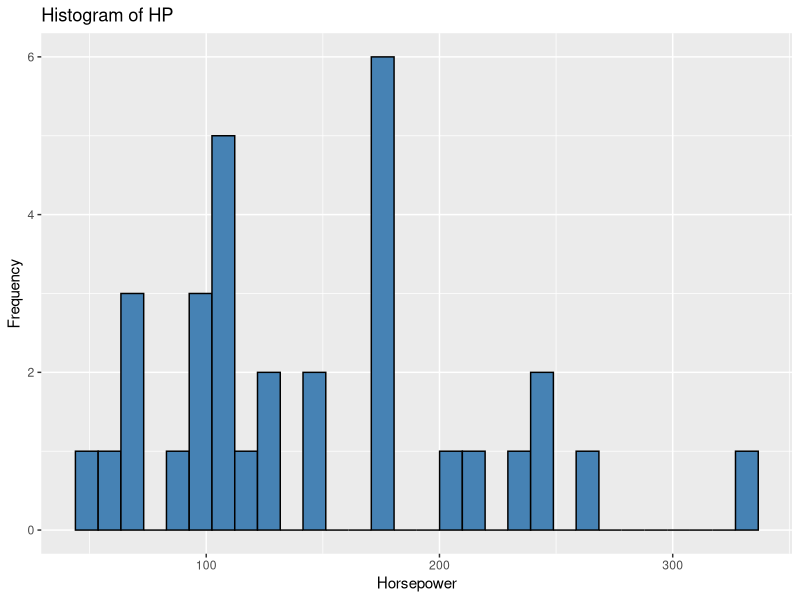
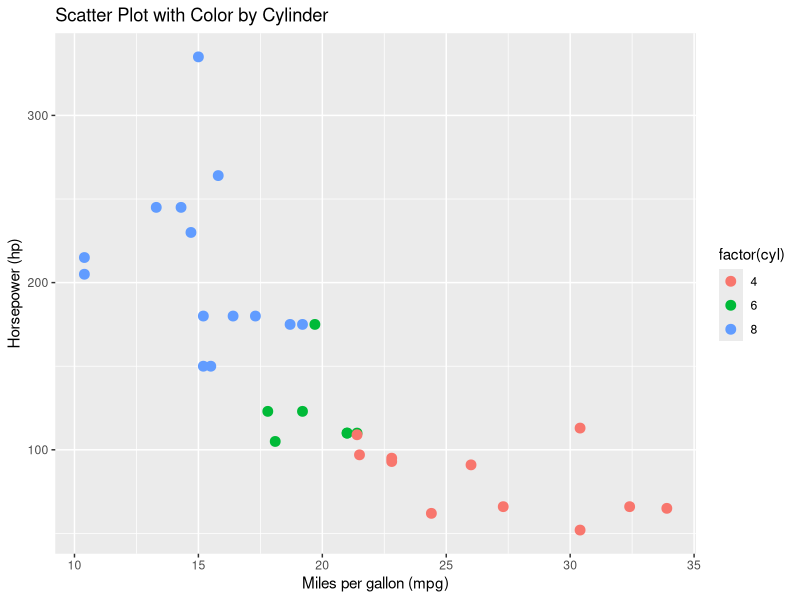
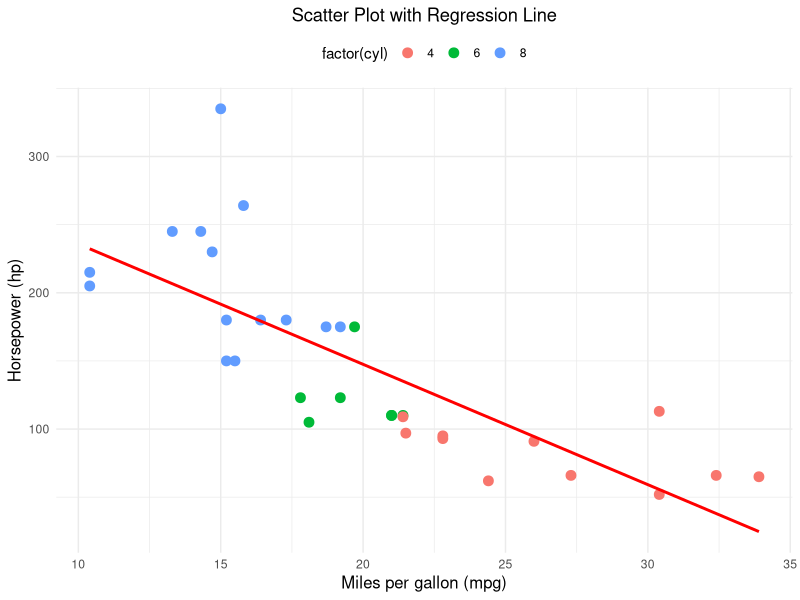
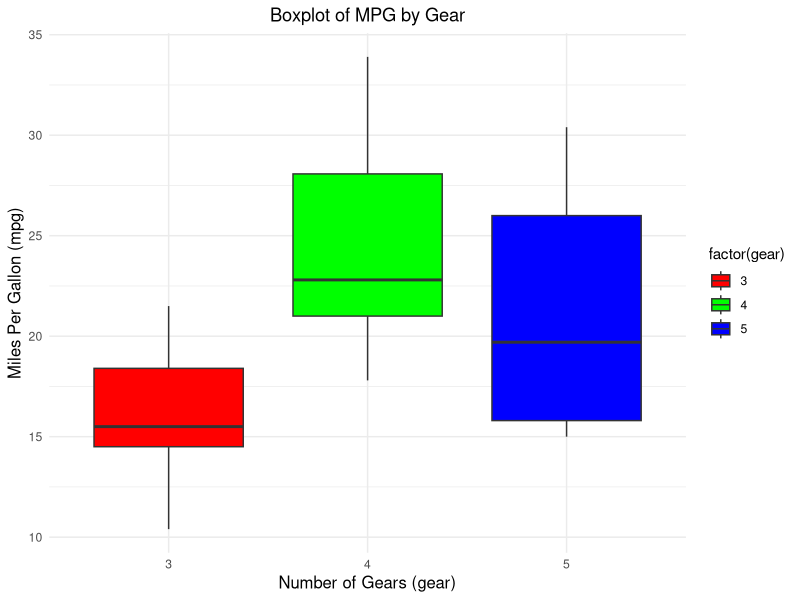
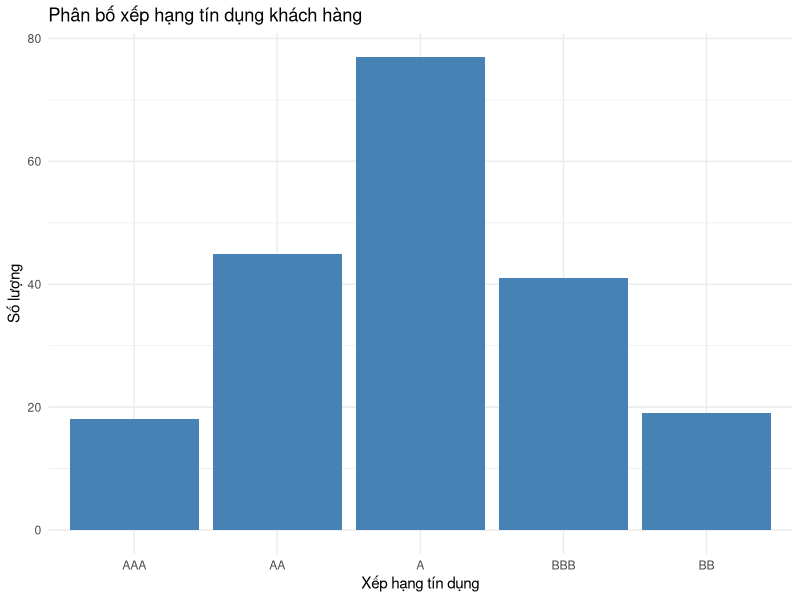

These charts were generated, in order, by the following R code:
library(ggplot2)
# 1.
ggplot(mtcars, aes(x = hp)) +
  geom_histogram(fill = "steelblue", color = "black") +
  labs(title = "Histogram of HP",
       x = "Horsepower",
       y = "Frequency")

# 2. 
ggplot(mtcars, aes(x = mpg, y = hp, color = factor(cyl))) +
  geom_point(size = 3) +
  labs(title = "Scatter Plot with Color by Cylinder",
       x = "Miles per gallon (mpg)",
       y = "Horsepower (hp)")

# 3. 
ggplot(mtcars, aes(x = mpg, y = hp, color = factor(cyl))) +
  geom_point(size = 3) +
  geom_smooth(method = "lm", se = FALSE, linetype = "solid", color = "red") +
  labs(title = "Scatter Plot with Regression Line",
       x = "Miles per gallon (mpg)",
       y = "Horsepower (hp)") +
  theme_minimal() +
  theme(
    plot.title = element_text(hjust = 0.5),
    axis.title = element_text(size = 12),
    legend.position = "top"
  )

# 4.
ggplot(mtcars, aes(x = factor(gear), y = mpg, fill = factor(gear))) +
  geom_boxplot() +
  labs(
    title = "Boxplot of MPG by Gear",
    x = "Number of Gears (gear)",
    y = "Miles Per Gallon (mpg)") +
  scale_fill_manual(values = c("red", "green", "blue")) +
  theme_minimal() +
  theme(
    plot.title = element_text(hjust = 0.5),
    axis.title = element_text(size = 12)
  )


# Bài 5
set.seed(123)
n <- 200
credit_data <- data.frame(
  CustomerID = 1:n,
  CreditGrade = sample(c("AAA", "AA", "A", "BBB", "BB"),
                       size = n,
                       replace = TRUE,
                       prob = c(0.1, 0.2, 0.4, 0.2, 0.1)))
credit_data
# Biến thành factor có thứ tự
credit_data$CreditGrade <- factor(credit_data$CreditGrade,
                                   levels = c("AAA", "AA", "A", "BBB", "BB"),
                                   ordered = TRUE)
freq_table <- table(credit_data$CreditGrade) # Tạo bảng tần suất
freq_table
# Theo tỷ lệ
round_table <- round(prop.table(table(credit_data$CreditGrade)) * 100, 1)
round_table
# Biểu đồ minh họa
library(ggplot2)
ggplot(credit_data, aes(x = CreditGrade)) +
  geom_bar(fill = "steelblue") +
  labs(title = "Phân bố xếp hạng tín dụng khách hàng",
       x = "Xếp hạng tín dụng",
       y = "Số lượng") +
  theme_minimal()
